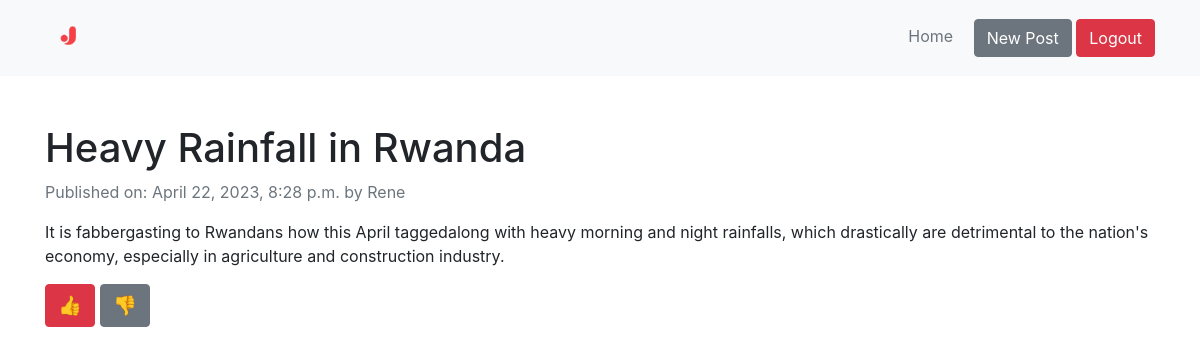
Screenshot of /post/5/ (signed in) with the database file from the repository.
### post/models.py (models this page shows)
class Post(models.Model):
    type = models.ForeignKey(Type, related_name='posts', on_delete=models.CASCADE)
    title = models.CharField(max_length=500, null=False, blank=False)
    description = models.TextField(blank=False, null=False)
    created_by = models.ForeignKey(User, related_name='posts', on_delete=models.CASCADE)
    created_at = models.DateTimeField(auto_now_add=True)

### post/views.py (the view)
# urls.py: path('<int:pk>/', views.detail, name='detail'),
def detail(request, pk):
    post = get_object_or_404(Post, pk = pk)
    return render(request, 'post/detail.html', {
        'post': post
    })

### post/templates/post/detail.html (shortened to what this page needs)
{% extends 'authenticate/base.html' %}
{% block content %}
  <div class="container mt-5">
      <h1> {{ post.title }} </h1>
      <p class="text-muted"> Published on: {{ post.created_at }} by {{ post.created_by }} </p>
      <p> {{ post.description }} </p>
      <a href="#" class="btn btn-danger" style="font-size: 1.2rem;"> 👍 </a>
      <a href="#" class="btn btn-secondary" style="font-size: 1.2rem;"> 👎 </a>
  </div>
{% endblock %}

### rows the page displays
Post: title "Heavy Rainfall in Rwanda", created_at "April 22, 2023, 8:28 p.m.", created_by "Rene", description "It is fabbergasting to Rwandans how this April taggedalong with heavy morning and night rainfalls, which drastically are detrimental to the nation's economy, especially in agriculture and construction industry."
